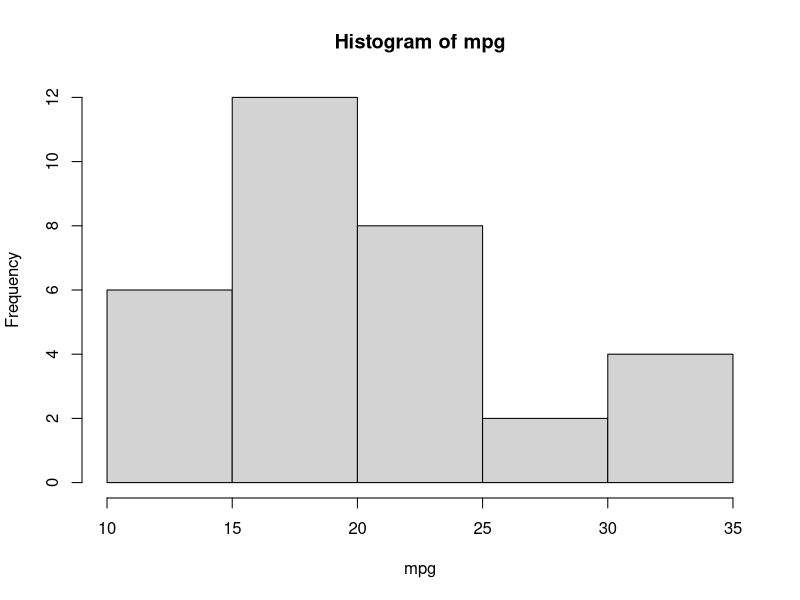
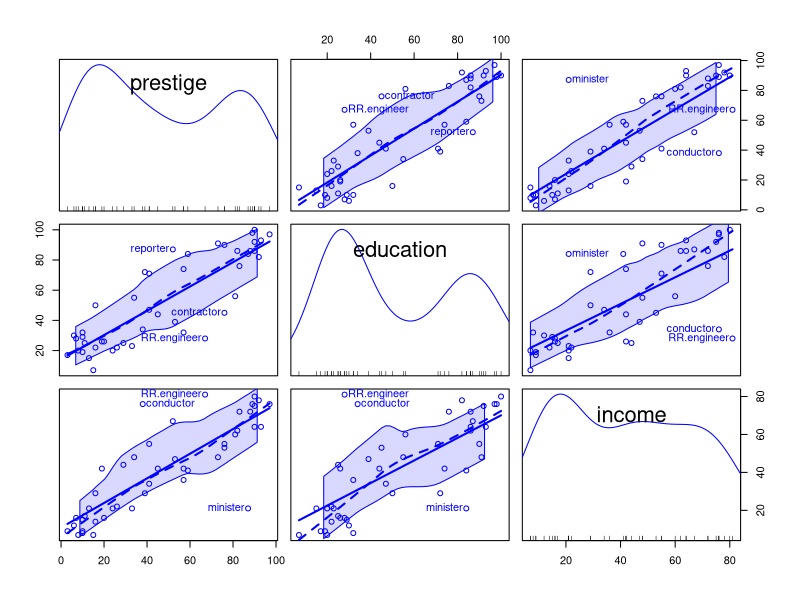

Generate these figures, in order, with R:
## ---- chunk 1
2 + 3 # addition
2 - 3 # subtraction
2*3   # multiplication
2/3   # division
2^3   # exponentiation
## ---- chunk 2
4^2 - 3*2
1 - 6 + 4
2^-3

(4^2) - (3*2) # use parentheses to group. It also adds some clarity.
4 + 3^2
(4 + 3)^2

-2--3
-2 - -3 # use spaces for clarity
## ---- chunk 3
log(100) # natural log
log(100, base = 10) # log base-10
log10(100) # equivalent
log(100, b = 10)  # argument abbreviation

args(log) # arguments of the log() function

help("log")    # documentation
? log           # equivalent 
example("log") # execute examples in help page

log(100, 10)  #  specifying arguments by position

apropos("log") # What's this?
## apropos returns a character vector. It returns objects with "log" in it. 
help.search("log") 

RSiteSearch("loglinear", "functions") #Try to find something else!

## ---- chunk 4
c(1, 2, 3, 4)  # combine

1:4     # integer-sequence operator
4:1
-1:2    # note precedence
-(1:2)
seq(1, 4)
seq(2, 8, by = 2) # specify interval
seq(0, 1, by = 0.1) # non-integer sequence
seq(0, 1, length = 11) # specify number of elements
## ---- chunk 5
c(1, 2, 3, 4)/2
c(1, 2, 3, 4)/c(4, 3, 2, 1)
log(c(0.1, 1, 10, 100), 10)

c(1, 2, 3, 4) + c(4, 3) # recycling: no warning
c(1, 2, 3, 4) + c(4, 3, 2) # produces warning. Why?
## ---- chunk 6
x <- c(1, 2, 3, 4) # assignment
x # print

x = c(1, 2, 3, 4) # can use = for assignment (best avoided)
x
## ---- chunk 7
x/2            # equivalent to c(1, 2, 3, 4)/2
(y <- sqrt(x)) # parentheses to assign and print trick

(x <- rnorm(100))
head(x) # first few
summary(x)  # a "generic" function
## ---- chunk 8
(words <- c("To", "be", "or", "not", "to", "be"))
paste(words, collapse =" ")

(logical.values <- c(TRUE, TRUE, FALSE, TRUE))
!logical.values # negation (not operator)
## ---- chunk 9
sum(logical.values)      # number of TRUE (coercion to numeric)
sum(!logical.values)     # number of FALSE (TRUE-> 1, FALSE -> 0)
c("A", FALSE, 3.0)       # coerced to character
c(10, FALSE, -6.5, TRUE) # coerced to numeric
## ---- chunk 10
x[12]             # 12th element
words[2]          # second element
logical.values[3] # third element
x[6:15]           # elements 6 through 15
x[c(1, 3, 5)]     # 1st, 3rd, 5th elements 

x[-(11:100)] # omit elements 11 through 100
x[1:10]      # same!
## ---- chunk 11
v <- 1:4
v[c(TRUE, FALSE, FALSE, TRUE)] # logical indexing
## ---- chunk 12
1 == 2       # equal to
1 != 2       # not equal to
1 <= 2       # less than or equal to
1 < 1:3      # less than (vectorized) 
3:1 > 1:3    # greater than
3:1 >= 1:3   # greater than or equal to

TRUE & c(TRUE, FALSE)                        # logical and
c(TRUE, FALSE, FALSE) | c(TRUE, TRUE, FALSE) # logical or

(z <- x[1:10])      # first 10 elements of x
z < -0.5            # is each element less than -0.5?
z > 0.5             # is each element greater than 0.5
z < -0.5 | z > 0.5  #  < and > are of higher precedence than |
abs(z) > 0.5        # absolute value, equivalent to last expression
z[abs(z) > 0.5]     # values of z for which |z| > 0.5
## ---- chunk 13
mean(x)  # of 100 random-normal numbers

sum(x)/length(x)  # equivalent
## ---- chunk 14
myMean <- function(x) {
    sum(x)/length(x)
}
myMean # can be printed like any object

myMean(x)
y # from sqrt(c(1, 2, 3, 4))
myMean(y)
myMean(1:100)
head(x) # global x undisturbed

mySD <- function(x) {
  sqrt(sum((x - myMean(x))^2)/(length(x) - 1))
}
mySD(1:100)
sd(1:100) # check
## ---- chunk 15
objects()
remove(v, x, y, z, logical.values, words)
objects()
## ---- chunk 16
library("car")      # load car package (for functions and data)

data(mtcars)
head(mtcars, n = 10)  # first 10 cases
brief(mtcars)       # abbreviated output. What is this for?
## ---- chunk 17
library("car") 
dim(mtcars)         # rows and columns
# View(mtcars)        # in the RStudio data viewer. Not always ideal...
summary(mtcars)     # Using the summary() generic function
help("mtcars")      # Some extra information...
## ---- chunk 18
with(mtcars, hist(mpg)) #What is with for?
## ---- chunk 19
scatterplotMatrix( ~ prestige + education + income, 
                   id = list(n = 3), data = Duncan)
